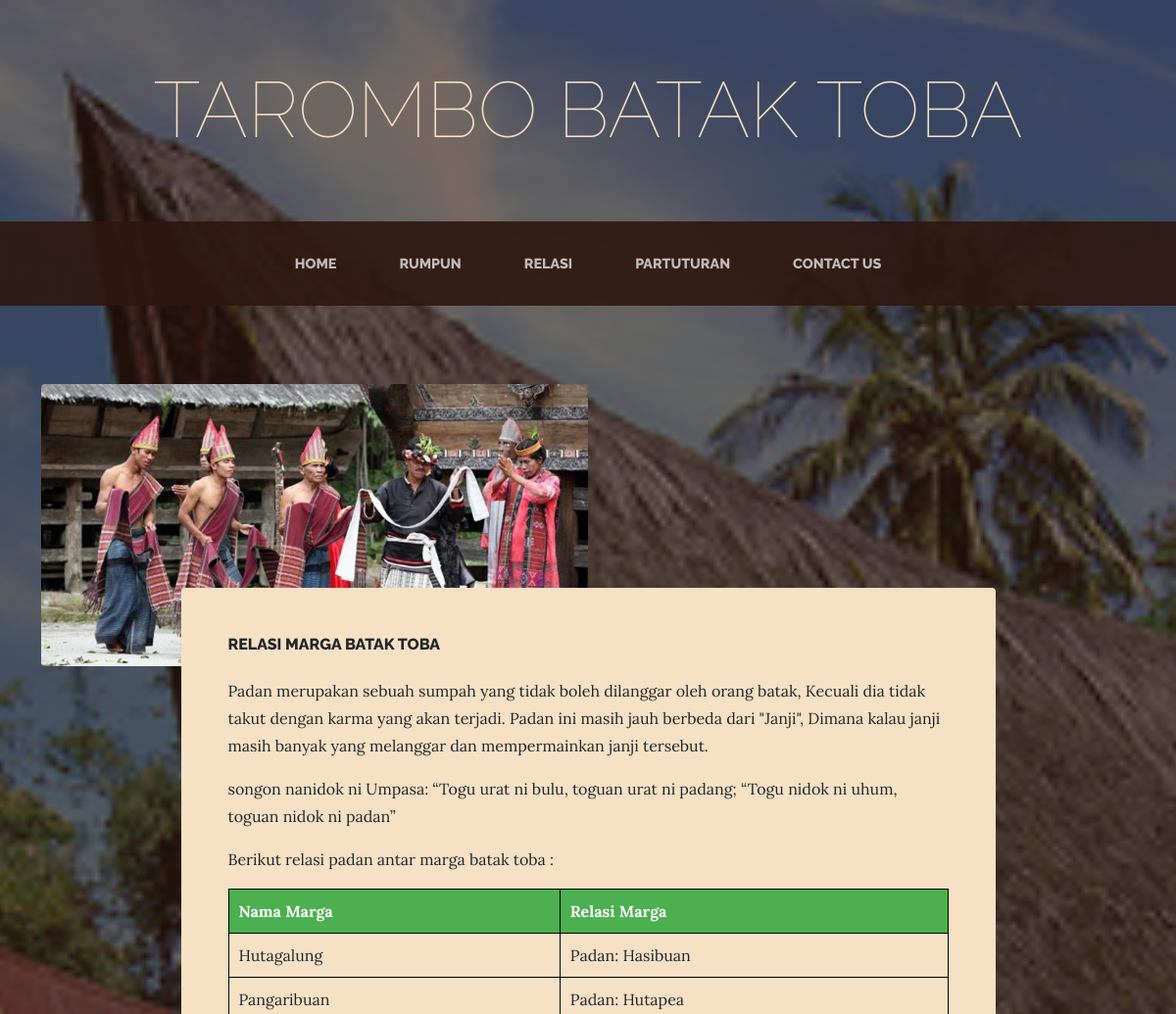
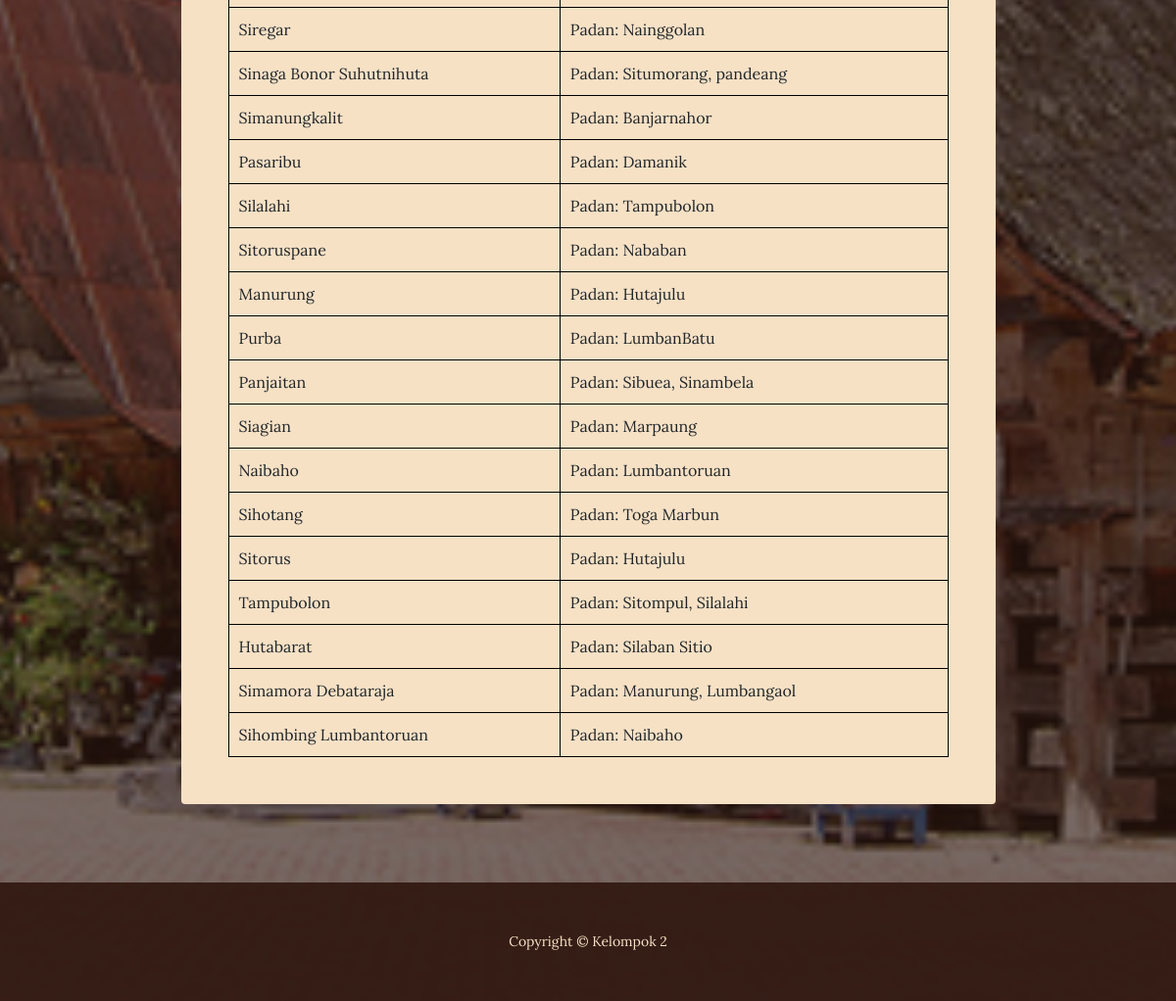
The app's page /relasi.php with its own data (2 pictures, top to bottom).
### tables this page shows
CREATE TABLE `relasi` (
  `id` int(100) NOT NULL,
  `Nama Marga` varchar(100) NOT NULL,
  `Relasi Marga` varchar(100) NOT NULL
);

### relasi.php (the view, shortened to what this page needs)
<?php
$conn = mysqli_connect("localhost", "root", "", "martarombo");
$result = mysqli_query($conn, "SELECT * FROM relasi");
?>
<!DOCTYPE html>
<html lang="en">
    <head>
        <link href="css/styles.css" rel="stylesheet" />
    </head>
    <body>
        <header>
            <h1 class="site-heading text-center text-faded d-none d-lg-block">
                <span class="site-heading-lower">TAROMBO BATAK TOBA</span>
            </h1>
        </header>
        <nav class="navbar navbar-expand-lg navbar-dark py-lg-4" id="mainNav">
            <div class="container">
                <div class="collapse navbar-collapse" id="navbarSupportedContent">
                    <ul class="navbar-nav mx-auto">
                        <li class="nav-item px-lg-4"><a class="nav-link text-uppercase" href="index.php">Home</a></li>
                        <li class="nav-item px-lg-4"><a class="nav-link text-uppercase" href="rumpun.php">Rumpun</a></li>
                        <li class="nav-item px-lg-4"><a class="nav-link text-uppercase" href="relasi.php">Relasi</a></li>
                        <li class="nav-item px-lg-4"><a class="nav-link text-uppercase" href="partuturan.php">Partuturan</a></li>
                        <li class="nav-item px-lg-4"><a class="nav-link text-uppercase" href="contact_us.php">Contact Us</a></li>
                    </ul>
                </div>
            </div>
        </nav>
        <section class="page-section about-heading">
            <div class="container">
                <img class="img-fluid rounded about-heading-img mb-3 mb-lg-0" src="assets/img/2.jpg" width= "50%"" alt="..." />
                <div class="about-heading-content">
                    <div class="row">
                        <div class="col-xl-9 col-lg-10 mx-auto">
                            <div class="bg-faded rounded p-5">
                            <h2 class="section-heading mb-4">
                                    <span class="section-heading-upper">Relasi Marga Batak Toba</span>
                                </h2>
                                <p>Padan merupakan sebuah sumpah yang tidak boleh dilanggar oleh orang batak, Kecuali dia tidak takut dengan karma yang akan terjadi. Padan ini masih jauh berbeda dari "Janji", Dimana kalau janji masih banyak yang melanggar dan mempermainkan janji tersebut.
                                </p>
                                <p>songon nanidok ni Umpasa: “Togu urat ni bulu, toguan urat ni padang; “Togu nidok ni uhum, toguan nidok ni padan”
                                </p>
                                <p> Berikut relasi padan antar marga batak toba : </p>
                                <table>
                                        <tr>
                                            <th>Nama Marga</th>
                                            <th>Relasi Marga</th>
                                        </tr>
                                        <?php while ( $row = mysqli_fetch_assoc($result)): ?>
                                        <tr>
                                            <td><?= $row["Nama Marga"]; ?></td>
                                            <td><?= $row["Relasi Marga"]; ?></td>
                                        </tr>
                                        <?php endwhile; ?>
                                    </table>
                            </div>
                        </div>
                    </div>
                </div>
            </div>
        </section>
        <footer class="footer text-faded text-center py-5">
            <div class="container"><p class="m-0 small">Copyright &copy; Kelompok 2</p></div>
        </footer>
    </body>
</html>

### relasi.php (style rules this page uses)
table { border-collapse: collapse; width: 100%; }
table, th, td { border: 1px solid black; }
th, td { padding: 10px; }
th { background-color: #4CAF50; color: white; }

### records on screen
relasi: Nama Marga "Hutagalung", Relasi Marga "Padan: Hasibuan"
relasi: Nama Marga "Pangaribuan", Relasi Marga "Padan: Hutapea"
relasi: Nama Marga "Siregar", Relasi Marga "Padan: Nainggolan"
relasi: Nama Marga "Sinaga Bonor Suhutnihuta", Relasi Marga "Padan: Situmorang, pandeang"
relasi: Nama Marga "Simanungkalit", Relasi Marga "Padan: Banjarnahor"
relasi: Nama Marga "Pasaribu", Relasi Marga "Padan: Damanik"
relasi: Nama Marga "Silalahi", Relasi Marga "Padan: Tampubolon"
relasi: Nama Marga "Sitoruspane", Relasi Marga "Padan: Nababan"
relasi: Nama Marga "Manurung", Relasi Marga "Padan: Hutajulu"
relasi: Nama Marga "Purba", Relasi Marga "Padan: LumbanBatu"
relasi: Nama Marga "Panjaitan", Relasi Marga "Padan: Sibuea, Sinambela"
relasi: Nama Marga "Siagian", Relasi Marga "Padan: Marpaung"
relasi: Nama Marga "Naibaho", Relasi Marga "Padan: Lumbantoruan"
relasi: Nama Marga "Sihotang", Relasi Marga "Padan: Toga Marbun"
relasi: Nama Marga "Sitorus", Relasi Marga "Padan: Hutajulu"
relasi: Nama Marga "Tampubolon", Relasi Marga "Padan: Sitompul, Silalahi"
relasi: Nama Marga "Hutabarat", Relasi Marga "Padan: Silaban Sitio"
relasi: Nama Marga "Simamora Debataraja", Relasi Marga "Padan: Manurung, Lumbangaol"
relasi: Nama Marga "Sihombing Lumbantoruan", Relasi Marga "Padan: Naibaho"
